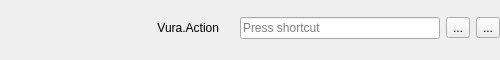
<?xml version="1.0" encoding="UTF-8"?>
<ui version="4.0">
 <class>HotkeyWidget</class>
 <widget class="QWidget" name="HotkeyWidget">
  <property name="geometry">
   <rect>
    <x>0</x>
    <y>0</y>
    <width>500</width>
    <height>60</height>
   </rect>
  </property>
  <property name="windowTitle">
   <string>HotkeyWidget</string>
  </property>
  <layout class="QHBoxLayout" name="horizontalLayout">
   <property name="leftMargin">
    <number>0</number>
   </property>
   <property name="topMargin">
    <number>0</number>
   </property>
   <property name="rightMargin">
    <number>0</number>
   </property>
   <property name="bottomMargin">
    <number>4</number>
   </property>
   <item>
    <widget class="QLabel" name="actionLabel">
     <property name="layoutDirection">
      <enum>Qt::LayoutDirection::LeftToRight</enum>
     </property>
     <property name="text">
      <string>Vura.Action</string>
     </property>
     <property name="alignment">
      <set>Qt::AlignmentFlag::AlignRight|Qt::AlignmentFlag::AlignTrailing|Qt::AlignmentFlag::AlignVCenter</set>
     </property>
    </widget>
   </item>
   <item>
    <spacer name="horizontalSpacer">
     <property name="orientation">
      <enum>Qt::Orientation::Horizontal</enum>
     </property>
     <property name="sizeType">
      <enum>QSizePolicy::Policy::Fixed</enum>
     </property>
     <property name="sizeHint" stdset="0">
      <size>
       <width>15</width>
       <height>20</height>
      </size>
     </property>
    </spacer>
   </item>
   <item>
    <widget class="QKeySequenceEdit" name="hotkeyBox">
     <property name="sizePolicy">
      <sizepolicy hsizetype="Fixed" vsizetype="Fixed">
       <horstretch>0</horstretch>
       <verstretch>0</verstretch>
      </sizepolicy>
     </property>
     <property name="minimumSize">
      <size>
       <width>200</width>
       <height>0</height>
      </size>
     </property>
     <property name="toolTip">
      <string/>
     </property>
     <property name="maximumSequenceLength">
      <longLong>1</longLong>
     </property>
    </widget>
   </item>
   <item>
    <widget class="QToolButton" name="resetButton">
     <property name="toolTip">
      <string>Reset to the default hotkey combination.</string>
     </property>
     <property name="text">
      <string>...</string>
     </property>
     <property name="icon">
      <iconset theme="QIcon::ThemeIcon::DocumentRevert"/>
     </property>
    </widget>
   </item>
   <item>
    <widget class="QToolButton" name="clearButton">
     <property name="minimumSize">
      <size>
       <width>0</width>
       <height>0</height>
      </size>
     </property>
     <property name="toolTip">
      <string>Clear the saved hotkey combination.</string>
     </property>
     <property name="layoutDirection">
      <enum>Qt::LayoutDirection::LeftToRight</enum>
     </property>
     <property name="text">
      <string>...</string>
     </property>
     <property name="icon">
      <iconset theme="QIcon::ThemeIcon::EditDelete"/>
     </property>
    </widget>
   </item>
  </layout>
 </widget>
 <resources/>
 <connections/>
</ui>
